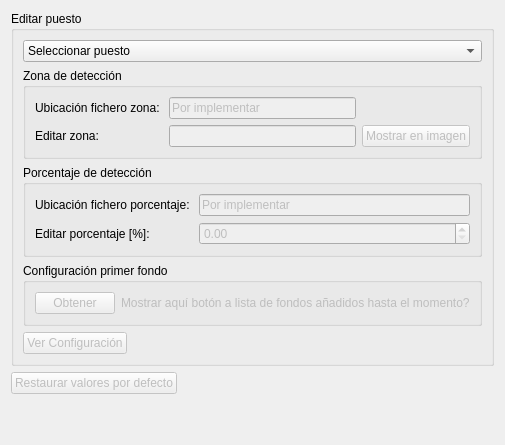
      <widget class="QWidget" name="detectorWidget">
       <layout class="QVBoxLayout" name="verticalLayout_21">
        <item>
         <widget class="QGroupBox" name="groupBox_deco_1">
          <property name="title">
           <string>Editar puesto</string>
          </property>
          <layout class="QVBoxLayout" name="verticalLayout_16">
           <item>
            <widget class="QComboBox" name="comboBox_deco">
             <item>
              <property name="text">
               <string>Seleccionar puesto</string>
              </property>
             </item>
            </widget>
           </item>
           <item>
            <widget class="QGroupBox" name="groupBox_deco_2">
             <property name="enabled">
              <bool>true</bool>
             </property>
             <property name="title">
              <string>Zona de detección</string>
             </property>
             <layout class="QVBoxLayout" name="verticalLayout_15">
              <item>
               <layout class="QGridLayout" name="gridLayout_6">
                <item row="0" column="0">
                 <widget class="QLabel" name="label_21">
                  <property name="enabled">
                   <bool>true</bool>
                  </property>
                  <property name="text">
                   <string>Ubicación fichero zona: </string>
                  </property>
                 </widget>
                </item>
                <item row="0" column="1">
                 <widget class="QLineEdit" name="lineEdit_deco_1">
                  <property name="enabled">
                   <bool>false</bool>
                  </property>
                  <property name="text">
                   <string>Por implementar</string>
                  </property>
                 </widget>
                </item>
                <item row="1" column="0">
                 <widget class="QLabel" name="label_19">
                  <property name="enabled">
                   <bool>true</bool>
                  </property>
                  <property name="text">
                   <string>Editar zona:</string>
                  </property>
                 </widget>
                </item>
                <item row="1" column="1">
                 <widget class="QLineEdit" name="lineEdit_deco_2">
                  <property name="enabled">
                   <bool>false</bool>
                  </property>
                  <property name="sizePolicy">
                   <sizepolicy hsizetype="Expanding" vsizetype="Fixed">
                    <horstretch>0</horstretch>
                    <verstretch>0</verstretch>
                   </sizepolicy>
                  </property>
                  <property name="text">
                   <string/>
                  </property>
                 </widget>
                </item>
                <item row="1" column="2">
                 <widget class="QPushButton" name="pushButton_deco_set_zone">
                  <property name="enabled">
                   <bool>false</bool>
                  </property>
                  <property name="text">
                   <string>Mostrar en imagen</string>
                  </property>
                 </widget>
                </item>
               </layout>
              </item>
             </layout>
            </widget>
           </item>
           <item>
            <widget class="QGroupBox" name="groupBox_deco_3">
             <property name="enabled">
              <bool>true</bool>
             </property>
             <property name="title">
              <string>Porcentaje de detección</string>
             </property>
             <layout class="QVBoxLayout" name="verticalLayout_6">
              <item>
               <layout class="QGridLayout" name="gridLayout_7">
                <item row="0" column="0">
                 <widget class="QLabel" name="label_22">
                  <property name="enabled">
                   <bool>true</bool>
                  </property>
                  <property name="text">
                   <string>Ubicación fichero porcentaje: </string>
                  </property>
                 </widget>
                </item>
                <item row="0" column="1">
                 <widget class="QLineEdit" name="lineEdit_deco_3">
                  <property name="enabled">
                   <bool>false</bool>
                  </property>
                  <property name="text">
                   <string>Por implementar</string>
                  </property>
                 </widget>
                </item>
                <item row="1" column="0">
                 <widget class="QLabel" name="label_20">
                  <property name="enabled">
                   <bool>true</bool>
                  </property>
                  <property name="text">
                   <string>Editar porcentaje [%]: </string>
                  </property>
                 </widget>
                </item>
                <item row="1" column="1">
                 <widget class="QDoubleSpinBox" name="doubleSpinBox_deco">
                  <property name="enabled">
                   <bool>false</bool>
                  </property>
                  <property name="suffix">
                   <string extracomment="%"/>
                  </property>
                  <property name="maximum">
                   <double>100.000000000000000</double>
                  </property>
                  <property name="singleStep">
                   <double>0.500000000000000</double>
                  </property>
                 </widget>
                </item>
               </layout>
              </item>
             </layout>
            </widget>
           </item>
           <item>
            <widget class="QGroupBox" name="groupBox_deco_4">
             <property name="enabled">
              <bool>true</bool>
             </property>
             <property name="title">
              <string>Configuración primer fondo</string>
             </property>
             <layout class="QVBoxLayout" name="verticalLayout_5">
              <item>
               <layout class="QHBoxLayout" name="horizontalLayout_7">
                <item>
                 <widget class="QPushButton" name="pushButton_deco_2">
                  <property name="enabled">
                   <bool>false</bool>
                  </property>
                  <property name="sizePolicy">
                   <sizepolicy hsizetype="Fixed" vsizetype="Fixed">
                    <horstretch>0</horstretch>
                    <verstretch>0</verstretch>
                   </sizepolicy>
                  </property>
                  <property name="text">
                   <string>Obtener</string>
                  </property>
                 </widget>
                </item>
                <item>
                 <widget class="QLabel" name="label_18">
                  <property name="enabled">
                   <bool>false</bool>
                  </property>
                  <property name="text">
                   <string>Mostrar aquí botón a lista de fondos añadidos hasta el momento?</string>
                  </property>
                 </widget>
                </item>
               </layout>
              </item>
             </layout>
            </widget>
           </item>
           <item>
            <layout class="QHBoxLayout" name="horizontalLayout_5">
             <item>
              <widget class="QPushButton" name="pushButton_deco_1">
               <property name="enabled">
                <bool>false</bool>
               </property>
               <property name="sizePolicy">
                <sizepolicy hsizetype="Fixed" vsizetype="Fixed">
                 <horstretch>0</horstretch>
                 <verstretch>0</verstretch>
                </sizepolicy>
               </property>
               <property name="text">
                <string>Ver Configuración</string>
               </property>
              </widget>
             </item>
             <item>
              <spacer name="horizontalSpacer_5">
               <property name="orientation">
                <enum>Qt::Horizontal</enum>
               </property>
               <property name="sizeHint" stdset="0">
                <size>
                 <width>40</width>
                 <height>20</height>
                </size>
               </property>
              </spacer>
             </item>
            </layout>
           </item>
          </layout>
         </widget>
        </item>
        <item>
         <widget class="QPushButton" name="pushButton_deco_3">
          <property name="enabled">
           <bool>false</bool>
          </property>
          <property name="sizePolicy">
           <sizepolicy hsizetype="Fixed" vsizetype="Fixed">
            <horstretch>0</horstretch>
            <verstretch>0</verstretch>
           </sizepolicy>
          </property>
          <property name="text">
           <string>Restaurar valores por defecto</string>
          </property>
         </widget>
        </item>
        <item>
         <spacer name="verticalSpacer">
          <property name="orientation">
           <enum>Qt::Vertical</enum>
          </property>
          <property name="sizeHint" stdset="0">
           <size>
            <width>20</width>
            <height>40</height>
           </size>
          </property>
         </spacer>
        </item>
       </layout>
      </widget>
